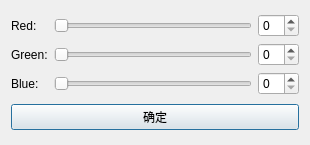
<?xml version="1.0" encoding="UTF-8"?>
<ui version="4.0">
 <class>DialogRGB</class>
 <widget class="QDialog" name="DialogRGB">
  <property name="geometry">
   <rect>
    <x>0</x>
    <y>0</y>
    <width>310</width>
    <height>145</height>
   </rect>
  </property>
  <property name="windowTitle">
   <string>Dialog</string>
  </property>
  <layout class="QGridLayout" name="gridLayout_2">
   <item row="0" column="0">
    <layout class="QGridLayout" name="gridLayout">
     <item row="0" column="0">
      <widget class="QLabel" name="label">
       <property name="text">
        <string>Red:</string>
       </property>
      </widget>
     </item>
     <item row="0" column="1">
      <widget class="QSlider" name="horizontalSlider_red">
       <property name="orientation">
        <enum>Qt::Horizontal</enum>
       </property>
      </widget>
     </item>
     <item row="0" column="2">
      <widget class="QSpinBox" name="spinBox_red"/>
     </item>
     <item row="1" column="0">
      <widget class="QLabel" name="label_2">
       <property name="text">
        <string>Green:</string>
       </property>
      </widget>
     </item>
     <item row="1" column="1">
      <widget class="QSlider" name="horizontalSlider_green">
       <property name="orientation">
        <enum>Qt::Horizontal</enum>
       </property>
      </widget>
     </item>
     <item row="1" column="2">
      <widget class="QSpinBox" name="spinBox_green"/>
     </item>
     <item row="2" column="0">
      <widget class="QLabel" name="label_3">
       <property name="text">
        <string>Blue:</string>
       </property>
      </widget>
     </item>
     <item row="2" column="1">
      <widget class="QSlider" name="horizontalSlider_blue">
       <property name="orientation">
        <enum>Qt::Horizontal</enum>
       </property>
      </widget>
     </item>
     <item row="2" column="2">
      <widget class="QSpinBox" name="spinBox_blue"/>
     </item>
    </layout>
   </item>
   <item row="1" column="0">
    <widget class="QPushButton" name="pushButton">
     <property name="text">
      <string>确定</string>
     </property>
    </widget>
   </item>
  </layout>
 </widget>
 <resources/>
 <connections>
  <connection>
   <sender>pushButton</sender>
   <signal>clicked()</signal>
   <receiver>DialogRGB</receiver>
   <slot>accept()</slot>
   <hints>
    <hint type="sourcelabel">
     <x>154</x>
     <y>123</y>
    </hint>
    <hint type="destinationlabel">
     <x>154</x>
     <y>72</y>
    </hint>
   </hints>
  </connection>
 </connections>
</ui>
